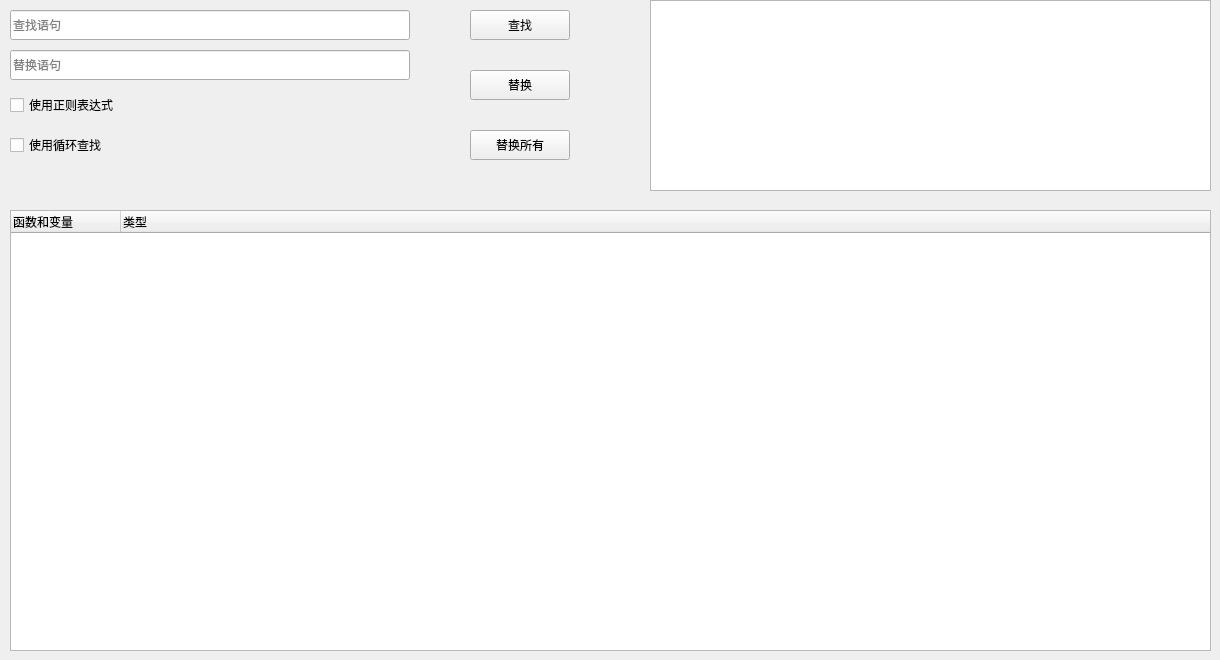
   <widget class="QWidget" name="tab_2">
    <attribute name="title">
     <string>搜索</string>
    </attribute>
    <widget class="QCheckBox" name="checkBox_2">
     <property name="geometry">
      <rect>
       <x>10</x>
       <y>130</y>
       <width>200</width>
       <height>30</height>
      </rect>
     </property>
     <property name="text">
      <string>使用循环查找</string>
     </property>
    </widget>
    <widget class="QPushButton" name="pushButton">
     <property name="geometry">
      <rect>
       <x>470</x>
       <y>10</y>
       <width>100</width>
       <height>30</height>
      </rect>
     </property>
     <property name="text">
      <string>查找</string>
     </property>
    </widget>
    <widget class="QCheckBox" name="checkBox">
     <property name="geometry">
      <rect>
       <x>10</x>
       <y>90</y>
       <width>200</width>
       <height>30</height>
      </rect>
     </property>
     <property name="text">
      <string>使用正则表达式</string>
     </property>
    </widget>
    <widget class="QPushButton" name="pushButton_3">
     <property name="geometry">
      <rect>
       <x>470</x>
       <y>70</y>
       <width>100</width>
       <height>30</height>
      </rect>
     </property>
     <property name="text">
      <string>替换</string>
     </property>
    </widget>
    <widget class="QLineEdit" name="lineEdit_3">
     <property name="geometry">
      <rect>
       <x>10</x>
       <y>50</y>
       <width>400</width>
       <height>30</height>
      </rect>
     </property>
     <property name="placeholderText">
      <string>替换语句</string>
     </property>
    </widget>
    <widget class="QPushButton" name="pushButton_4">
     <property name="geometry">
      <rect>
       <x>470</x>
       <y>130</y>
       <width>100</width>
       <height>30</height>
      </rect>
     </property>
     <property name="text">
      <string>替换所有</string>
     </property>
    </widget>
    <widget class="QLabel" name="label">
     <property name="geometry">
      <rect>
       <x>190</x>
       <y>130</y>
       <width>200</width>
       <height>30</height>
      </rect>
     </property>
     <property name="text">
      <string/>
     </property>
    </widget>
    <widget class="QLineEdit" name="lineEdit_4">
     <property name="geometry">
      <rect>
       <x>10</x>
       <y>10</y>
       <width>400</width>
       <height>30</height>
      </rect>
     </property>
     <property name="placeholderText">
      <string>查找语句</string>
     </property>
    </widget>
    <widget class="QTreeView" name="treeView_3">
     <property name="geometry">
      <rect>
       <x>650</x>
       <y>0</y>
       <width>561</width>
       <height>191</height>
      </rect>
     </property>
    </widget>
    <widget class="QTreeWidget" name="treeWidget_4">
     <property name="geometry">
      <rect>
       <x>10</x>
       <y>210</y>
       <width>1201</width>
       <height>441</height>
      </rect>
     </property>
     <property name="styleSheet">
      <string notr="true">QTreeView::branch:closed:has-children
{
    image: url(./resource/icon/expand-positive.png);/*图标*/
    border-image: none;
}

QTreeView::branch:open:has-children
{
    image: url(./resource/icon/shrink-positive.png);/*图标*/
    border-image: none;
}</string>
     </property>
     <attribute name="headerMinimumSectionSize">
      <number>30</number>
     </attribute>
     <attribute name="headerDefaultSectionSize">
      <number>110</number>
     </attribute>
     <attribute name="headerHighlightSections">
      <bool>false</bool>
     </attribute>
     <column>
      <property name="text">
       <string>函数和变量</string>
      </property>
     </column>
     <column>
      <property name="text">
       <string>类型</string>
      </property>
     </column>
    </widget>
   </widget>
